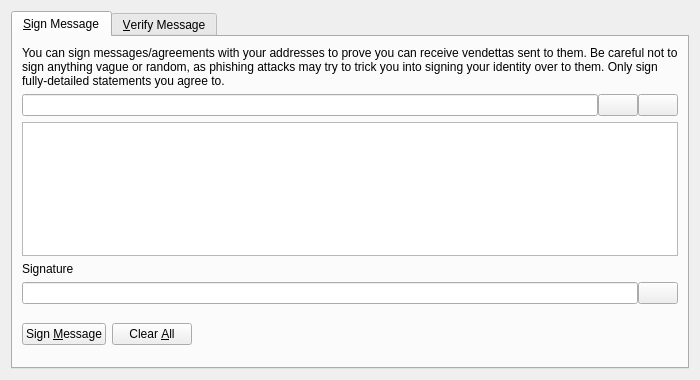
<?xml version="1.0" encoding="UTF-8"?>
<ui version="4.0">
 <class>SignVerifyMessageDialog</class>
 <widget class="QDialog" name="SignVerifyMessageDialog">
  <property name="geometry">
   <rect>
    <x>0</x>
    <y>0</y>
    <width>700</width>
    <height>380</height>
   </rect>
  </property>
  <property name="windowTitle">
   <string>Signatures - Sign / Verify a Message</string>
  </property>
  <property name="modal">
   <bool>true</bool>
  </property>
  <layout class="QVBoxLayout" name="verticalLayout">
   <item>
    <widget class="QTabWidget" name="tabWidget">
     <property name="currentIndex">
      <number>0</number>
     </property>
     <widget class="QWidget" name="tabSignMessage">
      <attribute name="title">
       <string>&amp;Sign Message</string>
      </attribute>
      <layout class="QVBoxLayout" name="verticalLayout_SM">
       <item>
        <widget class="QLabel" name="infoLabel_SM">
         <property name="text">
          <string>You can sign messages/agreements with your addresses to prove you can receive vendettas sent to them. Be careful not to sign anything vague or random, as phishing attacks may try to trick you into signing your identity over to them. Only sign fully-detailed statements you agree to.</string>
         </property>
         <property name="textFormat">
          <enum>Qt::PlainText</enum>
         </property>
         <property name="wordWrap">
          <bool>true</bool>
         </property>
        </widget>
       </item>
       <item>
        <layout class="QHBoxLayout" name="horizontalLayout_1_SM">
         <property name="spacing">
          <number>0</number>
         </property>
         <item>
          <widget class="QValidatedLineEdit" name="addressIn_SM">
           <property name="toolTip">
            <string>The Vendetta address to sign the message with</string>
           </property>
          </widget>
         </item>
         <item>
          <widget class="QPushButton" name="addressBookButton_SM">
           <property name="toolTip">
            <string>Choose previously used address</string>
           </property>
           <property name="text">
            <string/>
           </property>
           <property name="icon">
            <iconset resource="../vendetta.qrc">
             <normaloff>:/icons/address-book</normaloff>:/icons/address-book</iconset>
           </property>
           <property name="shortcut">
            <string>Alt+A</string>
           </property>
           <property name="autoDefault">
            <bool>false</bool>
           </property>
          </widget>
         </item>
         <item>
          <widget class="QPushButton" name="pasteButton_SM">
           <property name="toolTip">
            <string>Paste address from clipboard</string>
           </property>
           <property name="text">
            <string/>
           </property>
           <property name="icon">
            <iconset resource="../vendetta.qrc">
             <normaloff>:/icons/editpaste</normaloff>:/icons/editpaste</iconset>
           </property>
           <property name="shortcut">
            <string>Alt+P</string>
           </property>
           <property name="autoDefault">
            <bool>false</bool>
           </property>
          </widget>
         </item>
        </layout>
       </item>
       <item>
        <widget class="QPlainTextEdit" name="messageIn_SM">
         <property name="toolTip">
          <string>Enter the message you want to sign here</string>
         </property>
        </widget>
       </item>
       <item>
        <widget class="QLabel" name="signatureLabel_SM">
         <property name="text">
          <string>Signature</string>
         </property>
         <property name="textFormat">
          <enum>Qt::PlainText</enum>
         </property>
        </widget>
       </item>
       <item>
        <layout class="QHBoxLayout" name="horizontalLayout_2_SM">
         <property name="spacing">
          <number>0</number>
         </property>
         <item>
          <widget class="QLineEdit" name="signatureOut_SM">
           <property name="font">
            <font>
             <italic>true</italic>
            </font>
           </property>
           <property name="readOnly">
            <bool>true</bool>
           </property>
          </widget>
         </item>
         <item>
          <widget class="QPushButton" name="copySignatureButton_SM">
           <property name="toolTip">
            <string>Copy the current signature to the system clipboard</string>
           </property>
           <property name="text">
            <string/>
           </property>
           <property name="icon">
            <iconset resource="../vendetta.qrc">
             <normaloff>:/icons/editcopy</normaloff>:/icons/editcopy</iconset>
           </property>
           <property name="autoDefault">
            <bool>false</bool>
           </property>
          </widget>
         </item>
        </layout>
       </item>
       <item>
        <layout class="QHBoxLayout" name="horizontalLayout_3_SM">
         <item>
          <widget class="QPushButton" name="signMessageButton_SM">
           <property name="toolTip">
            <string>Sign the message to prove you own this Vendetta address</string>
           </property>
           <property name="text">
            <string>Sign &amp;Message</string>
           </property>
           <property name="icon">
            <iconset resource="../vendetta.qrc">
             <normaloff>:/icons/edit</normaloff>:/icons/edit</iconset>
           </property>
           <property name="autoDefault">
            <bool>false</bool>
           </property>
          </widget>
         </item>
         <item>
          <widget class="QPushButton" name="clearButton_SM">
           <property name="toolTip">
            <string>Reset all sign message fields</string>
           </property>
           <property name="text">
            <string>Clear &amp;All</string>
           </property>
           <property name="icon">
            <iconset resource="../vendetta.qrc">
             <normaloff>:/icons/remove</normaloff>:/icons/remove</iconset>
           </property>
           <property name="autoDefault">
            <bool>false</bool>
           </property>
          </widget>
         </item>
         <item>
          <spacer name="horizontalSpacer_1_SM">
           <property name="orientation">
            <enum>Qt::Horizontal</enum>
           </property>
           <property name="sizeHint" stdset="0">
            <size>
             <width>40</width>
             <height>48</height>
            </size>
           </property>
          </spacer>
         </item>
         <item>
          <widget class="QLabel" name="statusLabel_SM">
           <property name="font">
            <font>
             <weight>75</weight>
             <bold>true</bold>
            </font>
           </property>
           <property name="text">
            <string/>
           </property>
           <property name="wordWrap">
            <bool>true</bool>
           </property>
          </widget>
         </item>
         <item>
          <spacer name="horizontalSpacer_2_SM">
           <property name="orientation">
            <enum>Qt::Horizontal</enum>
           </property>
           <property name="sizeHint" stdset="0">
            <size>
             <width>40</width>
             <height>48</height>
            </size>
           </property>
          </spacer>
         </item>
        </layout>
       </item>
      </layout>
     </widget>
     <widget class="QWidget" name="tabVerifyMessage">
      <attribute name="title">
       <string>&amp;Verify Message</string>
      </attribute>
      <layout class="QVBoxLayout" name="verticalLayout_VM">
       <item>
        <widget class="QLabel" name="infoLabel_VM">
         <property name="text">
          <string>Enter the receiver's address, message (ensure you copy line breaks, spaces, tabs, etc. exactly) and signature below to verify the message. Be careful not to read more into the signature than what is in the signed message itself, to avoid being tricked by a man-in-the-middle attack. Note that this only proves the signing party receives with the address, it cannot prove sendership of any transaction!</string>
         </property>
         <property name="textFormat">
          <enum>Qt::PlainText</enum>
         </property>
         <property name="alignment">
          <set>Qt::AlignLeading|Qt::AlignLeft|Qt::AlignTop</set>
         </property>
         <property name="wordWrap">
          <bool>true</bool>
         </property>
        </widget>
       </item>
       <item>
        <layout class="QHBoxLayout" name="horizontalLayout_1_VM">
         <property name="spacing">
          <number>0</number>
         </property>
         <item>
          <widget class="QValidatedLineEdit" name="addressIn_VM">
           <property name="toolTip">
            <string>The Vendetta address the message was signed with</string>
           </property>
          </widget>
         </item>
         <item>
          <widget class="QPushButton" name="addressBookButton_VM">
           <property name="toolTip">
            <string>Choose previously used address</string>
           </property>
           <property name="text">
            <string/>
           </property>
           <property name="icon">
            <iconset resource="../vendetta.qrc">
             <normaloff>:/icons/address-book</normaloff>:/icons/address-book</iconset>
           </property>
           <property name="shortcut">
            <string>Alt+A</string>
           </property>
           <property name="autoDefault">
            <bool>false</bool>
           </property>
          </widget>
         </item>
        </layout>
       </item>
       <item>
        <widget class="QPlainTextEdit" name="messageIn_VM"/>
       </item>
       <item>
        <widget class="QValidatedLineEdit" name="signatureIn_VM"/>
       </item>
       <item>
        <layout class="QHBoxLayout" name="horizontalLayout_2_VM">
         <item>
          <widget class="QPushButton" name="verifyMessageButton_VM">
           <property name="toolTip">
            <string>Verify the message to ensure it was signed with the specified Vendetta address</string>
           </property>
           <property name="text">
            <string>Verify &amp;Message</string>
           </property>
           <property name="icon">
            <iconset resource="../vendetta.qrc">
             <normaloff>:/icons/transaction_0</normaloff>:/icons/transaction_0</iconset>
           </property>
           <property name="autoDefault">
            <bool>false</bool>
           </property>
          </widget>
         </item>
         <item>
          <widget class="QPushButton" name="clearButton_VM">
           <property name="toolTip">
            <string>Reset all verify message fields</string>
           </property>
           <property name="text">
            <string>Clear &amp;All</string>
           </property>
           <property name="icon">
            <iconset resource="../vendetta.qrc">
             <normaloff>:/icons/remove</normaloff>:/icons/remove</iconset>
           </property>
           <property name="autoDefault">
            <bool>false</bool>
           </property>
          </widget>
         </item>
         <item>
          <spacer name="horizontalSpacer_1_VM">
           <property name="orientation">
            <enum>Qt::Horizontal</enum>
           </property>
           <property name="sizeHint" stdset="0">
            <size>
             <width>40</width>
             <height>48</height>
            </size>
           </property>
          </spacer>
         </item>
         <item>
          <widget class="QLabel" name="statusLabel_VM">
           <property name="font">
            <font>
             <weight>75</weight>
             <bold>true</bold>
            </font>
           </property>
           <property name="text">
            <string/>
           </property>
           <property name="wordWrap">
            <bool>true</bool>
           </property>
          </widget>
         </item>
         <item>
          <spacer name="horizontalSpacer_2_VM">
           <property name="orientation">
            <enum>Qt::Horizontal</enum>
           </property>
           <property name="sizeHint" stdset="0">
            <size>
             <width>40</width>
             <height>48</height>
            </size>
           </property>
          </spacer>
         </item>
        </layout>
       </item>
      </layout>
     </widget>
    </widget>
   </item>
  </layout>
 </widget>
 <customwidgets>
  <customwidget>
   <class>QValidatedLineEdit</class>
   <extends>QLineEdit</extends>
   <header>qt/qvalidatedlineedit.h</header>
  </customwidget>
 </customwidgets>
 <resources>
  <include location="../vendetta.qrc"/>
 </resources>
 <connections/>
</ui>
